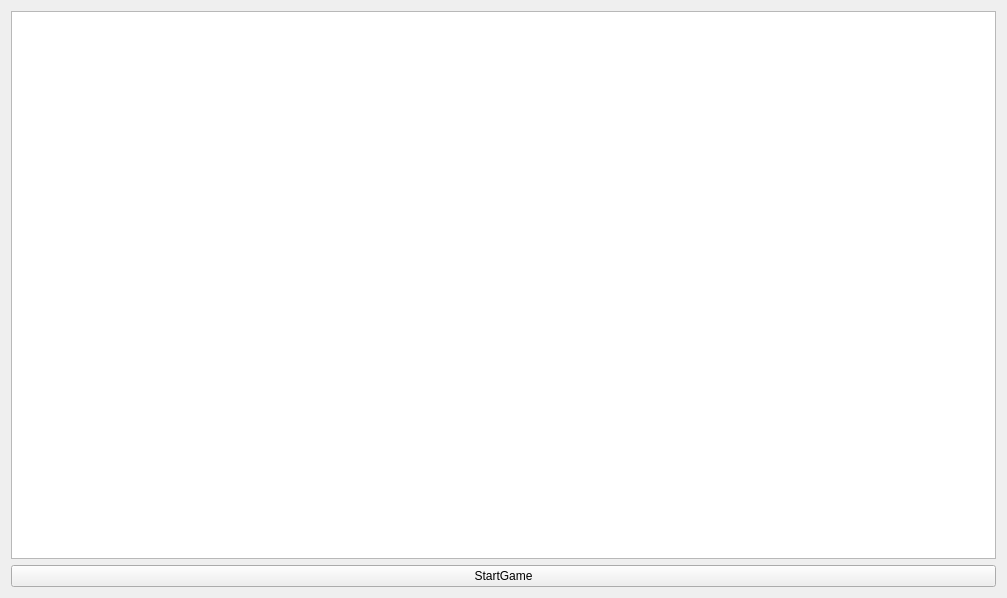
<?xml version="1.0" encoding="UTF-8"?>
<ui version="4.0">
 <class>Widget</class>
 <widget class="QWidget" name="Widget">
  <property name="geometry">
   <rect>
    <x>0</x>
    <y>0</y>
    <width>1007</width>
    <height>598</height>
   </rect>
  </property>
  <property name="windowTitle">
   <string>Widget</string>
  </property>
  <layout class="QVBoxLayout" name="verticalLayout">
   <item>
    <widget class="QGraphicsView" name="graphicsView"/>
   </item>
   <item>
    <widget class="QPushButton" name="startGameButton">
     <property name="text">
      <string>StartGame</string>
     </property>
    </widget>
   </item>
  </layout>
 </widget>
 <resources/>
 <connections/>
</ui>
